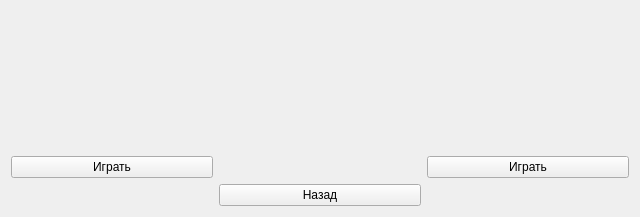
<?xml version="1.0" encoding="UTF-8"?>
<ui version="4.0">
 <class>choose</class>
 <widget class="QWidget" name="choose">
  <property name="geometry">
   <rect>
    <x>0</x>
    <y>0</y>
    <width>640</width>
    <height>217</height>
   </rect>
  </property>
  <property name="windowTitle">
   <string>Form</string>
  </property>
  <layout class="QGridLayout" name="gridLayout">
   <item row="3" column="0">
    <widget class="QPushButton" name="pushButton_5">
     <property name="text">
      <string>Играть</string>
     </property>
    </widget>
   </item>
   <item row="1" column="0">
    <widget class="QLabel" name="label_3">
     <property name="text">
      <string/>
     </property>
     <property name="pixmap">
      <pixmap>src/miniBack/2.png</pixmap>
     </property>
    </widget>
   </item>
   <item row="3" column="2">
    <widget class="QPushButton" name="pushButton_2">
     <property name="text">
      <string>Играть</string>
     </property>
    </widget>
   </item>
   <item row="1" column="2">
    <widget class="QLabel" name="label_4">
     <property name="text">
      <string/>
     </property>
     <property name="pixmap">
      <pixmap>src/miniBack/3.png</pixmap>
     </property>
    </widget>
   </item>
   <item row="4" column="1">
    <widget class="QPushButton" name="pushButton">
     <property name="text">
      <string>Назад</string>
     </property>
    </widget>
   </item>
  </layout>
 </widget>
 <resources/>
 <connections/>
</ui>
